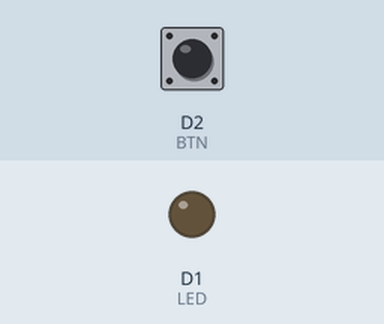
Recording of a sketch running on a simulated ESP8266 (NodeMCU). On the bench: output pins drawn as LEDs (lit = HIGH). Inputs (shaded band) come from the test bench; at power-on: D2 (BTN) LOW. What the sketch prints to the serial monitor is not drawn.

Above: at 1.2 s.
1.3 s: D2 (BTN) pulled HIGH for 0.15 s
At 1.37 s:
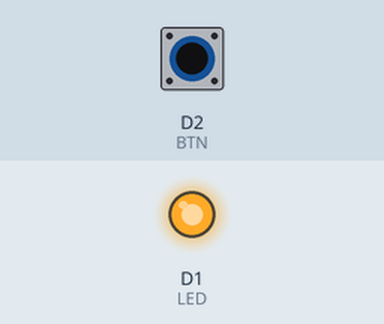
2.9 s: D2 (BTN) pulled HIGH for 3.2 s
At 7.2 s:
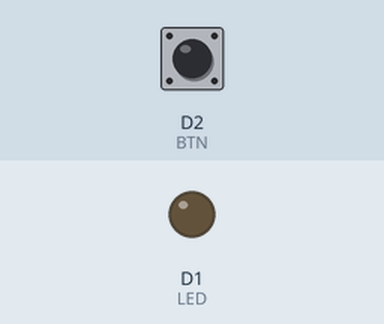
Timing chart, 0 to 8.7 s (numbered marks = the images above; inputs shaded):
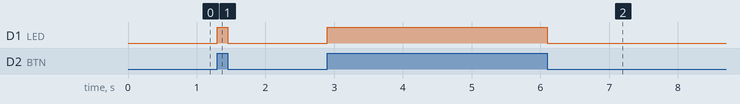

The sketch:

digital_io.ino
```cpp
/* IoT Full-Stack Course
   Embedded systems track
   Ex.2 Digtal I/O example
   By. Eng/Marco M. Kaldas
*/

int LED = D1;  // Digital pin GPIO5
int BTN = D2;  // Digital pin GPIO4

void setup() {
  Serial.begin(115200);
  Serial.println("Example:1 - Blinking LED");
  pinMode(LED, OUTPUT);  // declare LED as output
  pinMode(BTN, INPUT);   // declare BTN as input
}

void loop() {
  int val = digitalRead(BTN);
  digitalWrite(LED, val);
}
```

Measured:
- after the input at 1.3 s, D1 (LED): LOW → HIGH at once, → LOW 0.15 s later
- after the input at 2.9 s, D1 (LED): LOW → HIGH at once, → LOW 3.2 s later
